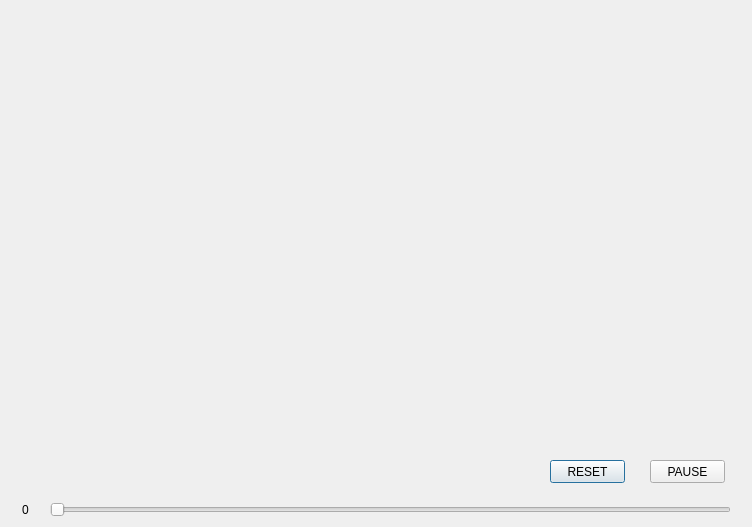
<?xml version="1.0" encoding="UTF-8"?>
<ui version="4.0">
 <class>Dialog</class>
 <widget class="QDialog" name="Dialog">
  <property name="geometry">
   <rect>
    <x>0</x>
    <y>0</y>
    <width>752</width>
    <height>527</height>
   </rect>
  </property>
  <property name="windowTitle">
   <string>Result</string>
  </property>
  <widget class="QWidget" name="camWidget" native="true">
   <property name="geometry">
    <rect>
     <x>0</x>
     <y>0</y>
     <width>441</width>
     <height>461</height>
    </rect>
   </property>
  </widget>
  <widget class="Figure" name="distanceWidget" native="true">
   <property name="geometry">
    <rect>
     <x>450</x>
     <y>10</y>
     <width>300</width>
     <height>180</height>
    </rect>
   </property>
  </widget>
  <widget class="Figure" name="angleWidget" native="true">
   <property name="geometry">
    <rect>
     <x>450</x>
     <y>200</y>
     <width>300</width>
     <height>180</height>
    </rect>
   </property>
  </widget>
  <widget class="QPushButton" name="pauseButton">
   <property name="geometry">
    <rect>
     <x>550</x>
     <y>460</y>
     <width>75</width>
     <height>23</height>
    </rect>
   </property>
   <property name="text">
    <string>RESET</string>
   </property>
  </widget>
  <widget class="QPushButton" name="pushButton">
   <property name="geometry">
    <rect>
     <x>650</x>
     <y>460</y>
     <width>75</width>
     <height>23</height>
    </rect>
   </property>
   <property name="text">
    <string>PAUSE</string>
   </property>
  </widget>
  <widget class="QSlider" name="horizontalSlider">
   <property name="geometry">
    <rect>
     <x>50</x>
     <y>500</y>
     <width>681</width>
     <height>19</height>
    </rect>
   </property>
   <property name="orientation">
    <enum>Qt::Horizontal</enum>
   </property>
  </widget>
  <widget class="QLabel" name="label">
   <property name="geometry">
    <rect>
     <x>10</x>
     <y>500</y>
     <width>31</width>
     <height>20</height>
    </rect>
   </property>
   <property name="text">
    <string>0</string>
   </property>
   <property name="alignment">
    <set>Qt::AlignCenter</set>
   </property>
  </widget>
 </widget>
 <customwidgets>
  <customwidget>
   <class>Figure</class>
   <extends>QWidget</extends>
   <header location="global">figure.h</header>
   <container>1</container>
  </customwidget>
 </customwidgets>
 <resources/>
 <connections>
  <connection>
   <sender>pauseButton</sender>
   <signal>clicked()</signal>
   <receiver>Dialog</receiver>
   <slot>reset()</slot>
   <hints>
    <hint type="sourcelabel">
     <x>41</x>
     <y>494</y>
    </hint>
    <hint type="destinationlabel">
     <x>62</x>
     <y>516</y>
    </hint>
   </hints>
  </connection>
  <connection>
   <sender>pushButton</sender>
   <signal>clicked()</signal>
   <receiver>Dialog</receiver>
   <slot>pause()</slot>
   <hints>
    <hint type="sourcelabel">
     <x>158</x>
     <y>495</y>
    </hint>
    <hint type="destinationlabel">
     <x>159</x>
     <y>515</y>
    </hint>
   </hints>
  </connection>
  <connection>
   <sender>horizontalSlider</sender>
   <signal>valueChanged(int)</signal>
   <receiver>label</receiver>
   <slot>setNum(int)</slot>
   <hints>
    <hint type="sourcelabel">
     <x>280</x>
     <y>492</y>
    </hint>
    <hint type="destinationlabel">
     <x>242</x>
     <y>488</y>
    </hint>
   </hints>
  </connection>
  <connection>
   <sender>horizontalSlider</sender>
   <signal>valueChanged(int)</signal>
   <receiver>Dialog</receiver>
   <slot>setAngle(int)</slot>
   <hints>
    <hint type="sourcelabel">
     <x>434</x>
     <y>486</y>
    </hint>
    <hint type="destinationlabel">
     <x>506</x>
     <y>437</y>
    </hint>
   </hints>
  </connection>
 </connections>
 <slots>
  <slot>reset()</slot>
  <slot>pause()</slot>
  <slot>setAngle(int)</slot>
 </slots>
</ui>
